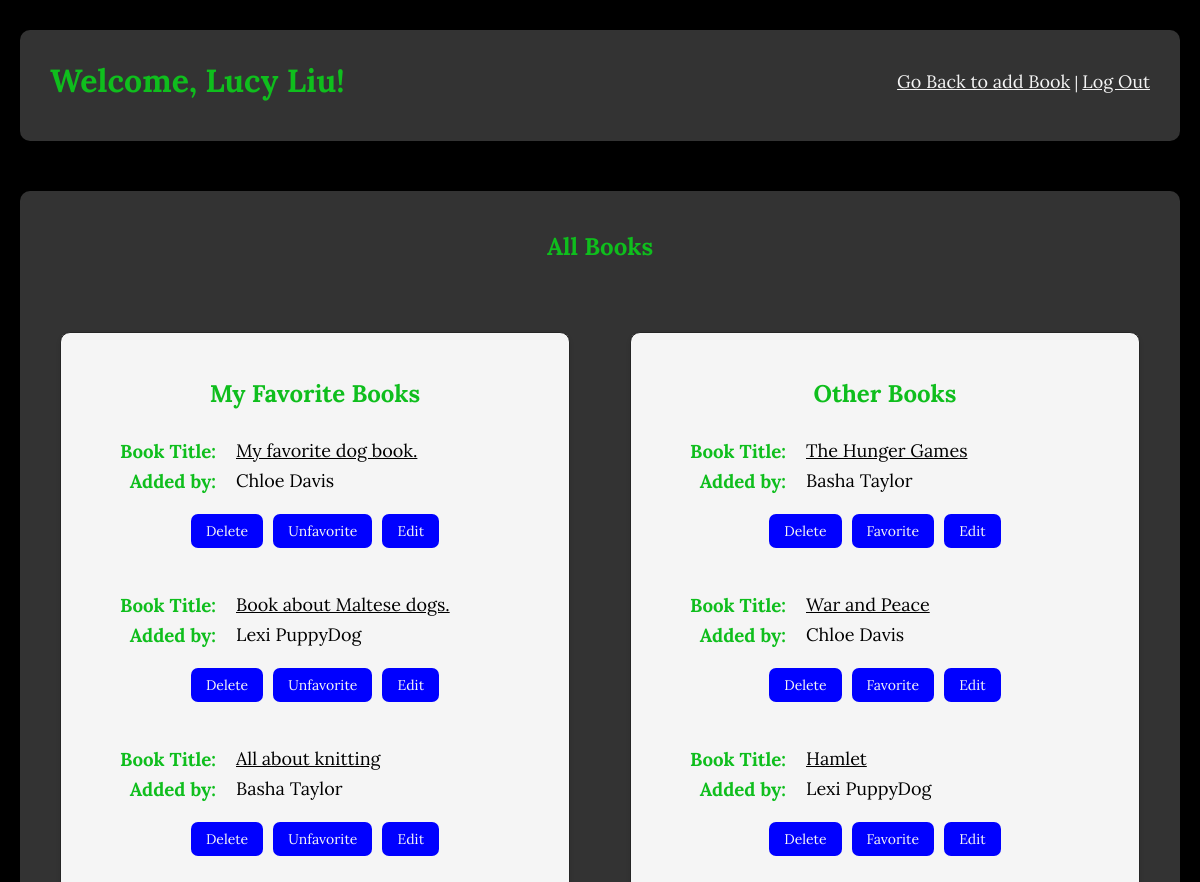
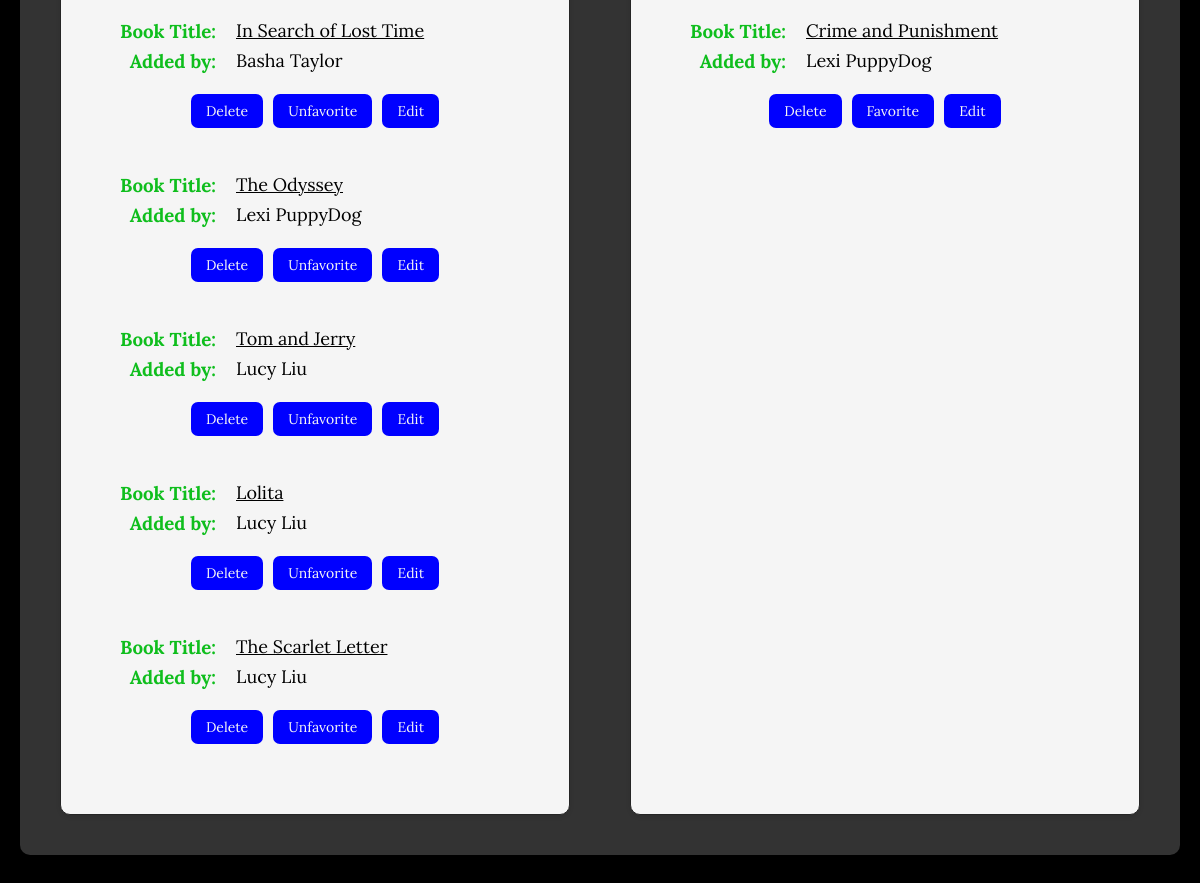
Page /books (signed in) on the earlier database version (2 pictures, top to bottom).
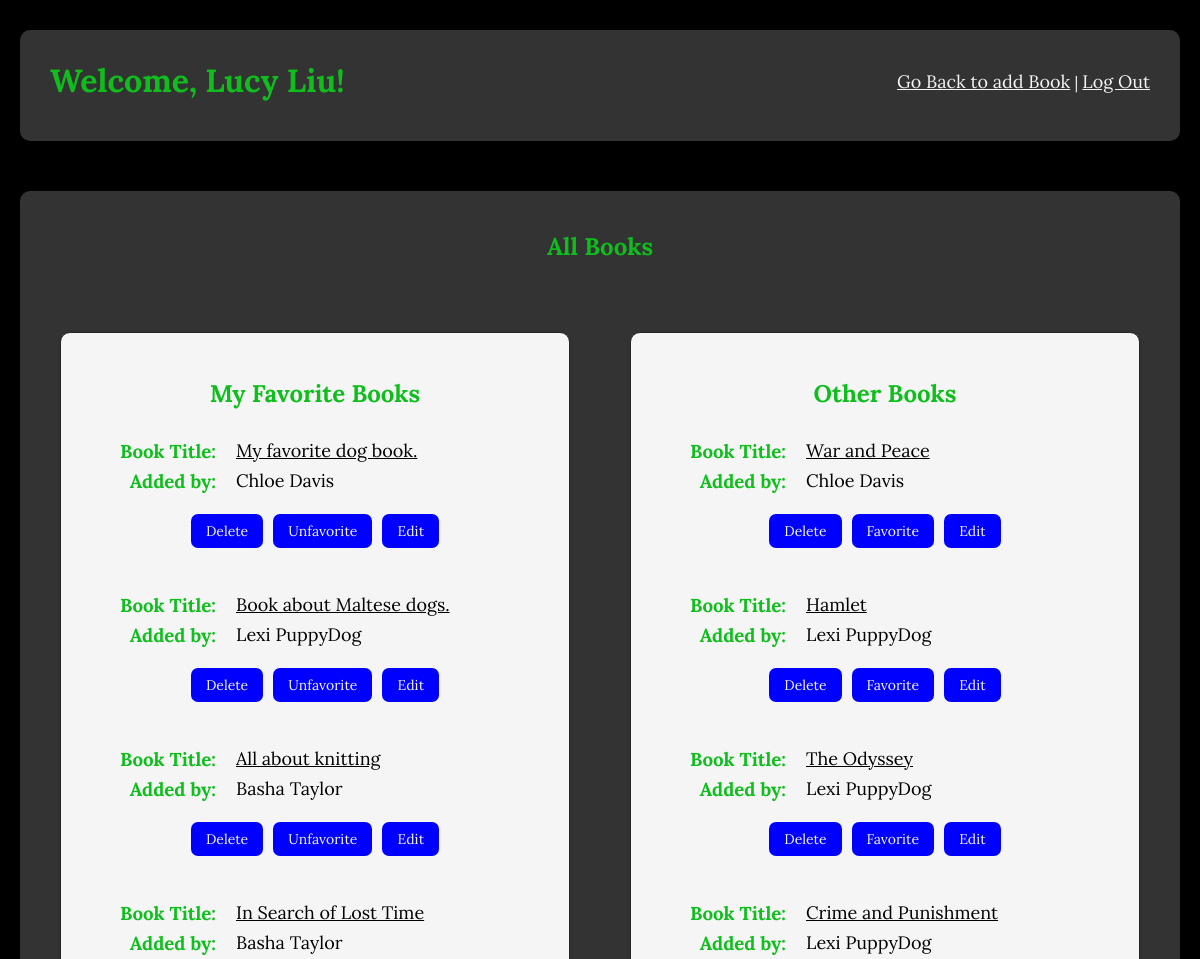
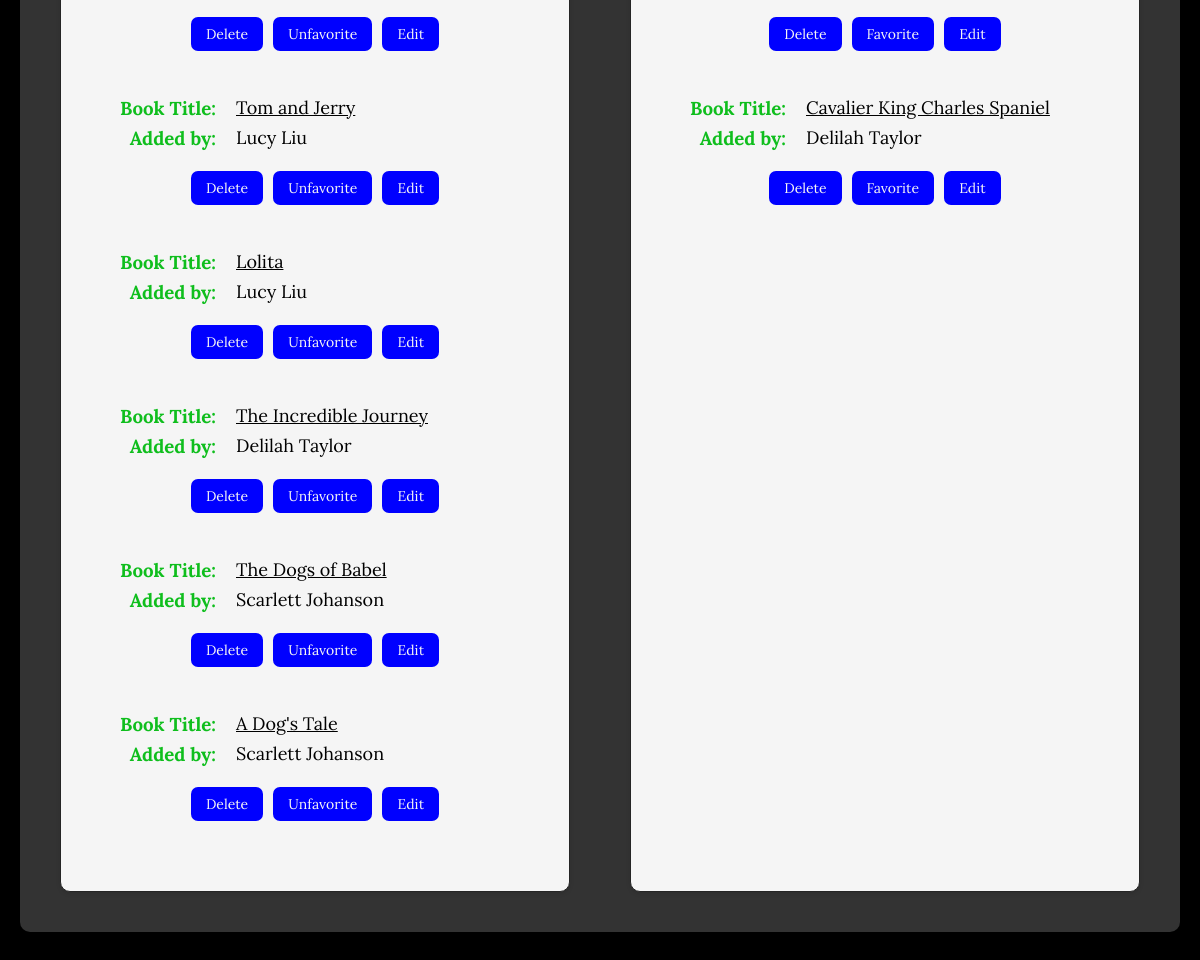
Same page on the later database version (2 pictures, top to bottom).
### favorite_books_app/models.py (models this page shows)
class User(models.Model):
    first_name=models.CharField(max_length=45)
    last_name=models.CharField(max_length=45)
    email=models.CharField(max_length=255)
    password=models.CharField(max_length=255)
    created_at=models.DateTimeField(auto_now_add=True)
    updated_at=models.DateTimeField(auto_now=True)
    objects=UserManager()

class Book(models.Model):
    title = models.CharField(max_length = 255)
    description = models.CharField(max_length = 255)
    uploaded_by = models.ForeignKey(User, related_name="books_uploaded", on_delete=models.CASCADE)
    users_who_like = models.ManyToManyField(User, related_name = "liked_books")
    created_at = models.DateTimeField(auto_now_add=True)
    updated_at = models.DateTimeField(auto_now=True)
    objects = BookManager()

### favorite_books_app/views.py (the view)
# urls.py: path('books', views.list_books, name='list_books'),  # Main book list view
def list_books(request):
    if 'userid' not in request.session:
        return redirect('/')  # Redirect to login page if user is not logged in
    current_user = User.objects.get(id=request.session['userid'])
    all_books = Book.objects.all()
    my_favorite_books = [book for book in all_books if current_user in book.users_who_like.all()]
    other_books = [book for book in all_books if current_user not in book.users_who_like.all()]
    context = {
        'user': current_user,
        'my_favorite_books': my_favorite_books,
        'other_books': other_books,
    }
    return render(request, 'books.html', context)

### favorite_books_app/templates/books.html (shortened to what this page needs)
<!DOCTYPE html>
<html lang="en">
<head>
    {% load static %}
    <link rel="stylesheet" href="{% static 'css/books.css' %}">
</head>
<body>
    <div class="container">
        <div class="header">
            <h1>Welcome, {{ user.first_name }} {{ user.last_name }}!</h1><br>
            <div class="links">
                <a href="{% url 'index' %}">Go Back to add Book</a> | <a href="{% url 'logout' %}">Log Out</a>
            </div>
        </div>
        <div class="main">
            <h2>All Books</h2>
            <div class="books-container">
                <div class="my_favorite_books">
                    <h2>My Favorite Books</h2>
                    {% if my_favorite_books %}
                    {% for book in my_favorite_books %}
                    <div class="list">
                        <div class="content">
                            <div>
                                <h3>Book Title: </h3>
                                <a href="{% url 'show_book' book.id %}">{{ book.title }}</a>
                            </div>
                            <div>
                                <h3>Added by: </h3>
                                <p>{{ book.uploaded_by.first_name }} {{ book.uploaded_by.last_name }}</p>
                            </div>
                        </div>
                        <div class="button-wrapper">
                            <div class="button-group">
                                <form action="{% url 'delete_book' book.id %}" method="POST" style="display:inline;">
                                    <button class="btn" type="submit"
                                        onclick="return confirm('Are you sure you want to delete this book?');">Delete</button>
                                </form>
                                <form action="{% url 'unfavorite_book' book.id %}" method="POST"
                                    style="display:inline;">
                                    <button class="btn" type="submit">Unfavorite</button>
                                </form>
                                <a href="{% url 'edit_book' book.id %}" class="btn">Edit</a>
                            </div>
                        </div>
                    </div>
                    {% endfor %}
                    {% else %}
                    <p>You have no favorite books yet.</p>
                    {% endif %}
                </div>
                <div class="other_books">
                    <h2>Other Books</h2>
                    {% if other_books %}
                    {% for book in other_books %}
                    <div class="list">
                        <div class="content">
                            <div>
                                <h3>Book Title: </h3>
                                <a href="{% url 'show_book' book.id %}">{{ book.title }}</a>
                            </div>
                            <div>
                                <h3>Added by: </h3>
                                <p>{{ book.uploaded_by.first_name }} {{ book.uploaded_by.last_name }}</p>
                            </div>
                        </div>
                        <div class="button-wrapper">
                            <div class="button-group">
                                <form action="{% url 'delete_book' book.id %}" method="POST" style="display:inline;">
                                    <button class="btn" type="submit"
                                        onclick="return confirm('Are you sure you want to delete this book?');">Delete</button>
                                </form>
                                {% if user in book.users_who_like.all %}
                                <form action="{% url 'unfavorite_book' book.id %}" method="POST"
                                    style="display:inline;">
                                    {% csrf_token %}
                                    <button class="btn" type="submit">Unfavorite</button>
                                </form>
                                {% else %}
                                <form action="{% url 'favorite_book' book.id %}" method="POST" style="display:inline;">
                                    <button class="btn" type="submit">Favorite</button>
                                </form>
                                {% endif %}
                                <a href="{% url 'edit_book' book.id %}" class="btn">Edit</a>
                            </div>
                        </div>
                    </div>
                    {% endfor %}
                    {% else %}
                    <p>No other books available.</p>
                    {% endif %}
                </div>
            </div>
        </div>
    </div>
</body>
</html>

### favorite_books_app/static/css/books.css (style rules this page uses)
* { margin: 0; padding: 0; box-sizing: border-box; font-family: Lora, serif; }
.container { display: flex; flex-direction: column; align-items: center; background-color: black; min-height: 100vh; padding: 20px; }
.header { display: flex; justify-content: space-between; margin: 10px; width: 100%; background-color:#333; color: white; padding: 10px 30px 10px 30px; border-radius: 10px; }
.links, a { color: whitesmoke; margin: 30px 0 30px 0; }
h1 { color: rgb(15, 190, 29) }
.main { display: flex; justify-content: space-between; gap: 20px; flex-direction: column; color: whitesmoke; margin: 40px; background-color: #333; padding: 20px; border-radius: 10px; width: 100%; }
.books-container { display: flex; gap: 20px; justify-content: space-between; }
.my_favorite_books, .other_books { flex: 1; border: 1px solid #ccc; padding: 25px; margin: 20px; box-shadow: 0 2px 4px rgba(0, 0, 0, 0.1); border-radius: 10px; background-color: whitesmoke; border-color: rgb(37, 37, 37); }
.list { margin-bottom: 10px; }
h1, h2 { color: rgb(15, 190, 29); margin: 20px 0 30px 0; }
h2 { text-align: center; }
.content { color: whitesmoke; display: flex; flex-direction: column; margin-bottom: 7px; }
.content > div { display: flex; align-items: flex-start; margin-bottom: 6px; }
h3 { color: rgb(15, 190, 29); margin: 0; min-width: 150px; text-align: right; padding-right: 20px; }
p, a { margin: 0; flex: 1; font-size: large; color: black; }
.button-group { display: flex; gap: 10px; }
.button-wrapper { display: flex; justify-content: center; gap: 10px; margin: 15px 0 45px 0; width: 100%; }
.btn { background-color: blue; color: whitesmoke; padding: 8px 15px; border: none; border-radius: 7px; cursor: pointer; font-size: 14px; transition: background-color 0.3s; max-width: 150px; text-align: center; text-decoration: none; }
.links a { color: whitesmoke; margin: 30px 0 30px 0; }

Differences in the rows shown:
removed Book: title "The Scarlet Letter", uploaded_by.first_name "Lucy", uploaded_by.last_name "Liu", shown under "My Favorite Books"
removed Book: title "The Hunger Games", uploaded_by.first_name "Basha", uploaded_by.last_name "Taylor", shows "Favorite", shown under "Other Books"
added Book: title "The Incredible Journey", uploaded_by.first_name "Delilah", uploaded_by.last_name "Taylor", shown under "My Favorite Books"
added Book: title "The Dogs of Babel", uploaded_by.first_name "Scarlett", uploaded_by.last_name "Johanson", shown under "My Favorite Books"
added Book: title "A Dog's Tale", uploaded_by.first_name "Scarlett", uploaded_by.last_name "Johanson", shown under "My Favorite Books"
shown differently, row unchanged: Book "The Odyssey": moves from the list under "My Favorite Books" to the list under "Other Books"
added Book: title "Cavalier King Charles Spaniel", uploaded_by.first_name "Delilah", uploaded_by.last_name "Taylor", shows "Favorite", shown under "Other Books"
